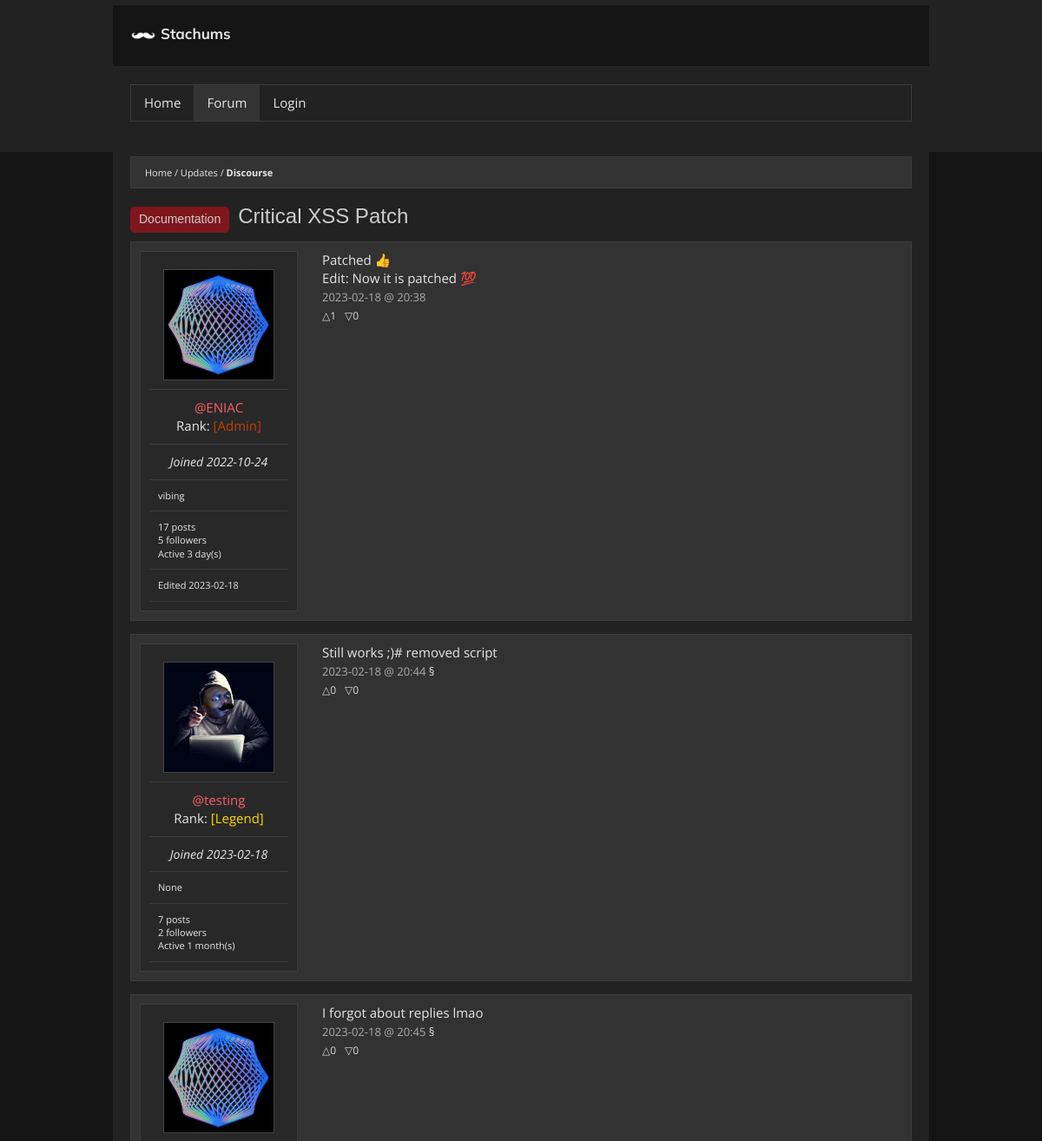
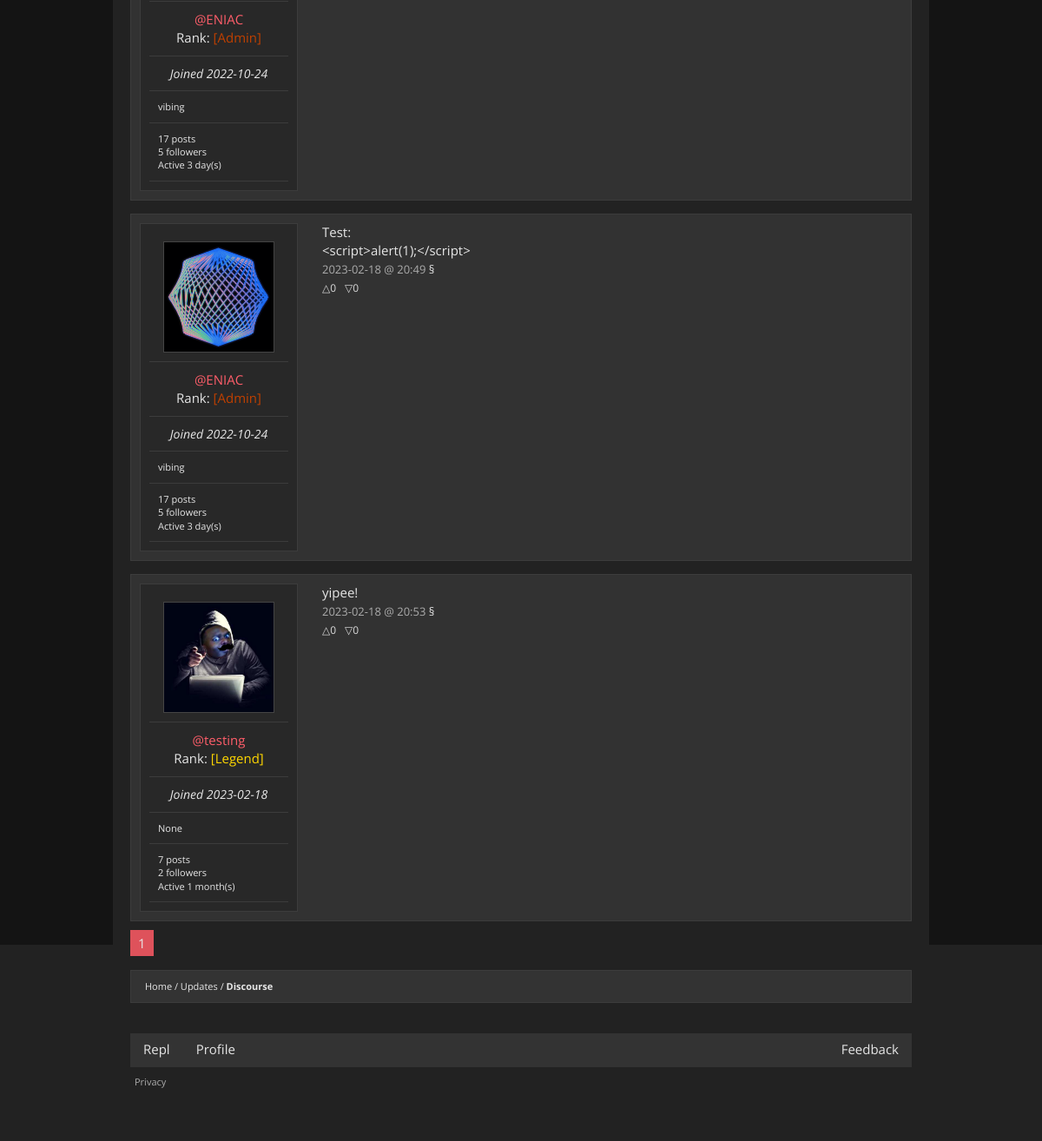
Page /thread/042736dcab9b4cee8459adb060ccdb13 on the committed database (2 pictures, top to bottom).
### main.py (models this page shows, shortened)
class Subtopic(db.Model):
  id = db.Column(db.Integer, primary_key=True)
  name = db.Column(db.String(200), nullable=False)
  m_url = db.Column(db.String(60), unique=True, nullable=False)
  posts = db.relationship('Post', backref='subtopic', lazy=True)
  m_topic = db.Column(db.Integer, db.ForeignKey('topic.id'), nullable=False)
  adminTopic = db.Column(db.Boolean(), nullable=False, default=False)

class Tags(db.Model):
  id = db.Column(db.Integer, primary_key=True)
  name = db.Column(db.String(200), nullable=False)
  posts = db.relationship('Post', backref='tags', lazy=True)
  admin_only = db.Column(db.Boolean(), nullable=False, default=False)

class Post(db.Model):
  id = db.Column(db.Integer, primary_key=True)
  title = db.Column(db.String(200), nullable=False)
  content = db.Column(db.String(3000), nullable=False)
  author_id = db.Column(db.Integer, db.ForeignKey('user.id'), nullable=False)
  author = db.relationship(lambda: User,
                           uselist=False,
                           overlaps='post,user',
                           viewonly=True)
  created_on = db.Column(db.DateTime,
                         nullable=False,
                         default=datetime.utcnow,
                         index=True)
  replies = db.relationship('Comment', backref='post', lazy=True)
  msubtopic = db.Column(db.Integer,
                        db.ForeignKey('subtopic.id'),
                        nullable=False)
  sub = db.relationship(lambda: Subtopic,
                        uselist=False,
                        overlaps='post,subtopic',
                        viewonly=True)
  uuid = db.Column(db.String(40), default=tools.CreateUUID())
  mtag = db.Column(db.Integer, db.ForeignKey('tags.id'), nullable=True)
  tag = db.relationship(lambda: Tags,
                        uselist=False,
                        overlaps='post,tags',
                        viewonly=True)
  anon = db.Column(db.Boolean(), nullable=False, default=False)
  edited_time = db.Column(db.DateTime,
                         nullable=True)
  votes = db.relationship('ContentVote', backref='post', lazy=True)
  def getLikes(self):
    return len([vote for vote in self.votes if vote.isLike])
  def getDislikes(self):
    return len(self.votes) - self.getLikes()

class User(UserMixin, db.Model):
  id = db.Column(db.Integer, primary_key=True)
  username = db.Column(db.String(80), nullable=False, unique=True)
  description = db.Column(db.String(500), nullable=True)
  email = db.Column(db.String(60), nullable=True, unique=True)
  password = db.Column(db.String(600), nullable=False)
  confirmed = db.Column(db.Boolean(), nullable=False, default=False)
  registered_on = db.Column(db.DateTime,
                            nullable=False,
                            default=datetime.utcnow)
  profile_pic = db.Column(db.String(), default="default.png")
  role = db.Column(db.Integer, db.ForeignKey('role.id'), nullable=False)
  roledata = db.relationship(lambda: Role,
                           uselist=False,
                           overlaps='user,role',
                           viewonly=True)
  admin = db.Column(db.Boolean(), nullable=False, default=False)
  posts = db.relationship('Post', backref='user', lazy=True)
  comments = db.relationship('Comment', backref='user', lazy=True)
  elo = db.Column(db.Integer, default=0)
  following = db.relationship('User',
                              secondary=followers,
                              backref=db.backref('followers', lazy='dynamic'),
                              primaryjoin=(followers.c.follower_id == id),
                              secondaryjoin=(followers.c.followed_id == id),
                              lazy='dynamic')
  notifications = db.relationship('Notification', backref='user', lazy=True)
  last_active = db.Column(db.DateTime,
                            nullable=True,
                            default=datetime.utcnow)
  liked = db.relationship(
    'ContentVote',
    foreign_keys='ContentVote.user_id',
    backref='user', lazy='dynamic')

class Role(db.Model):
  id = db.Column(db.Integer, primary_key=True)
  role_name = db.Column(db.String(150))
  color = db.Column(db.String(8)) #XxXxXx
  users = db.relationship('User', backref='post', lazy=True)

class ContentVote(db.Model):
  id = db.Column(db.Integer, primary_key=True)
  user_id = db.Column(db.Integer, db.ForeignKey('user.id'))
  post_id = db.Column(db.Integer, db.ForeignKey('post.id'), nullable=True)
  comment_id = db.Column(db.Integer, db.ForeignKey('comment.id'), nullable=True)
  isLike = db.Column(db.Boolean(), nullable=False, default=False)
  isPost = db.Column(db.Boolean(), nullable=False, default=False)

class Comment(db.Model):
  id = db.Column(db.Integer, primary_key=True)
  content = db.Column(db.String(3000), nullable=False)
  author_id = db.Column(db.Integer, db.ForeignKey('user.id'), nullable=False)
  author = db.relationship(lambda: User,
                           uselist=False,
                           overlaps='comment,user',
                           viewonly=True)
  reply_to_id = db.Column(db.Integer, db.ForeignKey('post.id'), nullable=False)
  created_on = db.Column(db.DateTime,
                         nullable=False,
                         index=True,
                         default=datetime.utcnow)
  votes = db.relationship('ContentVote', backref='comment', lazy=True)
  def getLikes(self):
    return len([vote for vote in self.votes if vote.isLike])
  def getDislikes(self):
    return len(self.votes) - self.getLikes()

### main.py (the view, shortened to what this page needs)
@app.route('/thread/<id>', methods=['GET', 'POST'])
def thread(id):
  post = Post.query.filter_by(uuid=id).first_or_404()
  comment_form = CommentForm()
  modify_form = ModifyPostForm()
  follow_form = FollowForm()
  edit_form = EditPostForm()
  delete_comment_form = DeleteCommentForm()
  vote_form = LikeForm()
  page = request.args.get('page', 1, type=int)
  replies = Comment.query.filter_by(reply_to_id=post.id).paginate(
    page=page, per_page=5, error_out=True)
  return render_template("thread.html",
                         post=post,
                         comment_form=comment_form,
                         replies=replies,
                         modify_form=modify_form,
                         follow_form=follow_form,
                         edit_form=edit_form,
                         dcf=delete_comment_form,
                         vote_form=vote_form)

### main.py (called while the page is built)
@app.before_request
def updateLastActive():
  if not current_user.is_authenticated: return
  global currently_online
  current_user.last_active = datetime.utcnow()
  appendOnline(current_user)
  db.session.commit()

### tools.py (called while the page is built)
def days_between(d1):
    if d1 == None: return "n.d"
    d2 = datetime.datetime.utcnow()
    secs = (d2 - d1).total_seconds()
    mins = math.floor(secs / 60)
    hours = math.floor(mins / 60)
    days = math.floor(hours / 24)
    months = math.floor(days / 30)
    years = math.floor(months / 12)
    if abs(mins) < 6:
        return "Currently online"
    if abs(hours) < 1:
        return 'Active ' + str(round(mins)) + ' minute(s) ago'
    if abs(days) < 1:
        return 'Active ' + str(round(hours)) + ' hour(s)'
    if abs(months) < 1:
        return 'Active ' + str(round(days)) + ' day(s)'
    if abs(years) < 1:
        return 'Active ' + str(round(months)) + ' month(s)'
    if abs(years) > 1:
        return 'Active ' + str(round(years)) + ' year(s)'

### templates/thread.html (shortened to what this page needs)
{% extends 'base.html' %}
{% set active_page = 'forum' %}
{% block main %}
  <ul class="bread">
    <li><a href="{{ url_for('mserve') }}">Home</a></li>
    <li><a href="{{ url_for('topic', murl=post.sub.m_url) }}">{{ post.sub.name }}</a></li>
    <li><a href="{{ url_for('thread', id=post.uuid) }}" class="bold">Discourse</a></li>
  </ul>
  <div class="title"><h1><div class="badge">{{ post.tag.name }}</div>{{ post.title|safe }}</h1></div>
  {% if not post.anon %}
  <div class="postData clearfix">
    <div class="userInfo">
    <div class="sep"><img class="profilePicture" src="{{ url_for('static', filename='imgs/user/'+post.author.profile_pic) }}" alt="Profile Picture"></div>
    <div class="sep"><p class="name"><a class="red nostyle" href="{{ url_for('profile', username=post.author.username) }}">@{{ post.author.username }}</a></p><p class="rank">Rank: <span class="{{ post.author.roledata.color }}">[{{ post.author.roledata.role_name }}]</span></p></div>
    <div class="sep date"><time>Joined {{ post.author.registered_on.strftime('%Y-%m-%d') }}</time></div>
    <div class="sep"><p class="description">{{ post.author.description }}</p></div>
    <div class="sep"><p class="description">{{ post.author.posts|length + post.author.comments|length }} posts</p><p class="description">{{ post.author.followers.all()|length }} followers</p><p class="description">{{ daysBetween(post.author.last_active) }}</p></div>
    {% if post.edited_time %}<div class="sep"><p class="description">Edited <time>{{ post.edited_time.strftime('%Y-%m-%d') }}</time></p></div>{% endif %}
    </div>
    <div class="message uutoggle"><article>{% filter markdown %}{{ post.content|safe }}{% endfilter %}</article>
    <time class="ptime">{{ post.created_on.strftime('%Y-%m-%d @ %H:%M') }}</time>
      {% if current_user.is_authenticated %} <form class="hidden" method="post">{{ vote_form.csrf_token }}{{ vote_form.like() }}{{ vote_form.dislike() }}</form> <div class="vote"> <span>{% if current_user.likedPost(post)==True %}{{ vote_form.like.label(text="▲") }}{% else %}{{ vote_form.like.label(text="△") }}{% endif %}{{ post.getLikes() }}</span> <span>{% if current_user.likedPost(post)==False %}{{ vote_form.dislike.label(text="▼") }}{% else %}{{ vote_form.dislike.label(text="▽") }}{% endif %}{{ post.getDislikes() }}</span> {% else %}<div class="vote"><span>△{{ post.getLikes() }}</span><span>▽{{ post.getDislikes() }}</span>{% endif %}</div>
    </div>
  </div>
  {% endif %}
  {% for reply in replies %}
  <div id="reply_{{
reply.id }}" class="postData clearfix">
    <div class="userInfo">
      <div class="sep"><img class="profilePicture" src="{{ url_for('static', filename='imgs/user/'+reply.author.profile_pic) }}" loading="lazy" alt="Profile Picture"></div>
    <div class="sep"><p class="name"><a class="red nostyle" href="{{ url_for('profile', username=reply.author.username) }}">@{{ reply.author.username }}</a></p><p class="rank">Rank: <span class="{{ reply.author.roledata.color }}">[{{ reply.author.roledata.role_name }}]</span></p></div>
    <div class="sep date">Joined <time>{{ reply.author.registered_on.strftime('%Y-%m-%d') }}</time></div>
    <div class="sep"><p class="description">{{ reply.author.description }}</p></div>
    <div class="sep"><p class="description">{{ reply.author.posts|length + reply.author.comments|length }} posts</p><p class="description">{{ reply.author.followers.all()|length }} followers</p><p class="description">{{ daysBetween(reply.author.last_active) }}</p></div>
    </div>
    <div class="message">
      <article>{% filter markdown %}{{ reply.content|safe }}{% endfilter %}</article>
      <time class="ptime">{{ reply.created_on.strftime('%Y-%m-%d @ %H:%M') }} <a class="selector" href="#reply_{{ reply.id }}">§</a></time>
      {% if current_user.is_authenticated %} <form class="hidden" method="post">{{ vote_form.csrf_token }}{{ vote_form.likeComment() }}{{ vote_form.dislikeComment() }}<input type="hidden" value='{{ reply.id }}' name="comment_id"></form> <div class="vote"> <span>{% if current_user.likedComment(reply)==True %}{{ vote_form.likeComment.label(text="▲") }}{% else %}{{ vote_form.likeComment.label(text="△") }}{% endif %}{{ reply.getLikes() }}</span> <span>{% if current_user.likedComment(reply)==False %}{{ vote_form.dislikeComment.label(text="▼") }}{% else %}{{ vote_form.dislikeComment.label(text="▽") }}{% endif %}{{ reply.getDislikes() }}</span> {% else %}<div class="vote"><span>△{{ reply.getLikes() }}</span><span>▽{{ reply.getDislikes() }}</span>{% endif %}</div>
    </div>
  </div>
  {% endfor %}
  <div class="pages">
    <a href="#" class="activePage">{{ request.args.get('page', 1) }}</a>
  </div>
  <ul class="bread">
    <li><a href="{{ url_for('mserve') }}">Home</a></li>
    <li><a href="{{ url_for('topic', murl=post.sub.m_url) }}">{{ post.sub.name }}</a></li>
    <li><a href="{{ url_for('thread', id=post.uuid) }}" class="bold">Discourse</a></li>
  </ul>
</div>
{% endblock %}

### templates/base.html (shortened to what this page needs)
<!DOCTYPE html>
<html xmlns="http://www.w3.org/1999/xhtml" lang="en" xml:lang="en">
<head>
  <link href="{{ url_for('static', filename='style.css') }}" rel="preconnect stylesheet" type="text/css" />
</head>
<body>
<div id="header">
  <div class="navbar pagesize noselect"><a class="nostyle" href="{{ url_for('index') }}"><img class="stache" src="{{ url_for('static', filename='imgs/stache.png') }}" alt="" aria-hidden='true'><span id="namebar">{{ settings['website']['name'] }}</span></a></div>
  <nav class="pagesize">
    <ul class="btncontainer clearfix">
      <a class="{{'active' if active_page == 'home' }}" href="/">Home</a>
      <a class="{{'active' if active_page == 'forum' }}" href="{{ url_for('mserve') }}">Forum</a>
      {% if current_user.is_authenticated %}
      <a class="{{'active' if active_page == 'profile' }}" href="{{ url_for('profile', username=current_user.username) }}">Profile</a>
      <a class="rightfloat" href="{{ url_for('logout') }}">Logout</a>
      <div class="notifications rightfloat">
        {% set notis = current_user.getNewNotifications() %}
        <a class="nopadd" href="{{ url_for('notifications') }}"><summary data-nots='{{ notis|length }}' {% if (notis|length) > 0 %}class='enabled'{% endif %}>N</summary></a>
      </div>{% else %}
      <a class="{{'active' if active_page == 'login' }}" href="{{ url_for('login') }}">Login</a>
      {% endif %}
    </ul>
  </nav>
</div>
<div class="content pagesize">
<main>{% block main %}{% endblock %}</main>
<footer class="bottom">
    <div class="pagesize">
        <div class="socials">
        <ul class="clearfix">
            <a class="left" href="{{ settings['base']['source link'] }}">Repl</a>
            {% if current_user.is_authenticated %}
            <a class="left" href="{{ url_for('profile', username=current_user.username) }}">Profile</a>
            {% else %}
            <a href="{{ url_for('profile', username='ENIAC') }}" class="left">Profile</a>
            {% endif %}
            <a href="{{url_for('topic', murl='feedback' )}}" class="right">Feedback</a>
        </ul>
        </div>
        <div class="legal"><a href="{{ url_for('legal') }}">Privacy</a> {% if current_user.is_authenticated %}<a href="{{ url_for('settings') }}">Logged in as: {{ current_user.username }}</a>{% endif %}</div>
    </div>
</footer>
</body>
</html>

### rows in the picture
Subtopic: sub.name "Updates"
Tags: tag.name "Documentation"
Post: title "Critical XSS Patch", edited_time "2023-02-18", content "Patched 👍 Edit: Now it is patched 💯", created_on "2023-02-18 @ 20:38"
User: profile_pic (picture), author.username "ENIAC", author.registered_on "2022-10-24", author.description "vibing", last_active "Active 3 day(s)"
Role: author.roledata.role_name "Admin"
ContentVote: getLikes "1", getDislikes "0"
Comment: profile_pic (placeholder picture), author.username "testing", author.roledata.role_name "Legend", author.registered_on "2023-02-18", author.description "None", author.posts|length "7", author.followers.all|length "2", content "Still works ;)# removed script", created_on "2023-02-18 @ 20:44", getLikes "0", getDislikes "0"
User: last_active "Active 1 month(s)"
Comment: profile_pic (picture), author.username "ENIAC", author.roledata.role_name "Admin", author.registered_on "2022-10-24", author.description "vibing", author.posts|length "17", author.followers.all|length "5", content "I forgot about replies lmao", created_on "2023-02-18 @ 20:45", getLikes "0", getDislikes "0"
Comment: profile_pic (picture), author.username "ENIAC", author.roledata.role_name "Admin", author.registered_on "2022-10-24", author.description "vibing", author.posts|length "17", author.followers.all|length "5", content "Test: <script>alert(1);</script>", created_on "2023-02-18 @ 20:49", getLikes "0", getDislikes "0"
Comment: profile_pic (placeholder picture), author.username "testing", author.roledata.role_name "Legend", author.registered_on "2023-02-18", author.description "None", author.posts|length "7", author.followers.all|length "2", content "yipee!", created_on "2023-02-18 @ 20:53", getLikes "0", getDislikes "0"

### other values in the picture
{{ settings['website']['name'] }} "Stachums"
{{ post.author.posts|length + post.author.comments|length }} "17"
{{ post.author.followers.all()|length }} "5"
{{ request.args.get('page', 1) }} "1"
